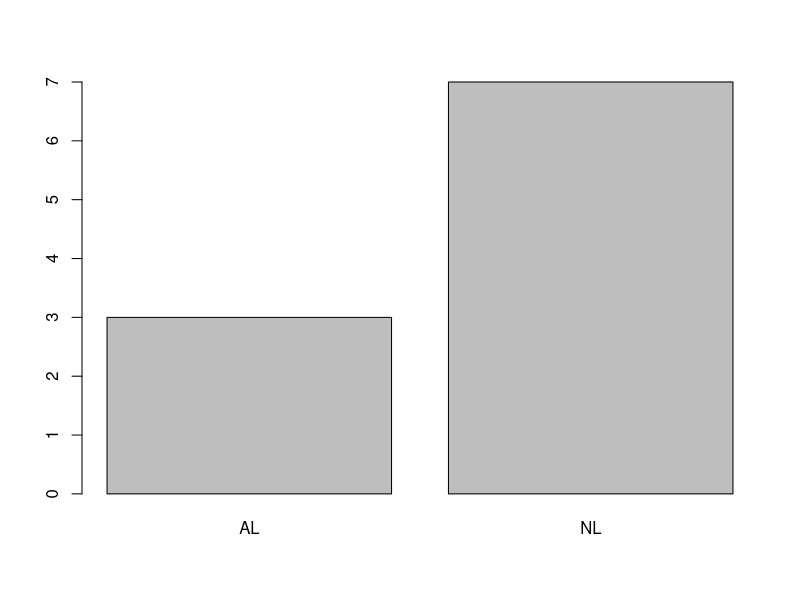

R code for this plot:
# Objects and Containers in R
rm(list=ls())

# Vector is a simple container with elements all of the same type

# characters (strings) are represented by letters and numbers enclosed within
# quotes

# Define world series teams, winner, number of games, and year
NL <- c("FLA", "STL", "HOU", "STL", "COL", "PHI", "PHI", "SFG", "STL", "SFG")
AL <- c("NYY", "BOS", "CHW", "DET", "BOS", "TBR", "NYY", "TEX", "TEX", "DET")
Winner <- c("NL", "AL", "AL", "NL", "NL", "NL", "AL", "NL", "NL", "NL")
N.Games <- c(6, 4, 4, 5, 4, 5, 6, 5, 7, 4)
Year <- 2003 : 2012

# A matrix is an example of a container that is not a vector
results <- matrix(c(NL, AL), 10, 2)

# dimnames can be used to add descriptions to tables
dimnames(results)[[1]] <- Year
dimnames(results)[[2]] <- c("NL Team", "AL Team")

# table will create a freq table
table(Winner)
barplot(table(Winner))

# factor is a special way to represent character data

# this table will be alphabetical
table(NL)

# if we prefer to organize by levels we can do this
NL2 <- factor(NL, levels = c("FLA", "PHI", "HOU", "STL", "COL", "SFG"))

# this will allow us to understand how the factor variables are stored
str(NL2)

# Lists can mix data types
World.Series <- list(Winner=Winner, Number.Games=N.Games, Seasons="2003 to 2012")

# To get elements of list. Can use $, index name or index number (double bracket)
# Last option returns a list rather than a vector
World.Series$Number.Games
World.Series[[2]]
World.Series["Number.Games"]
